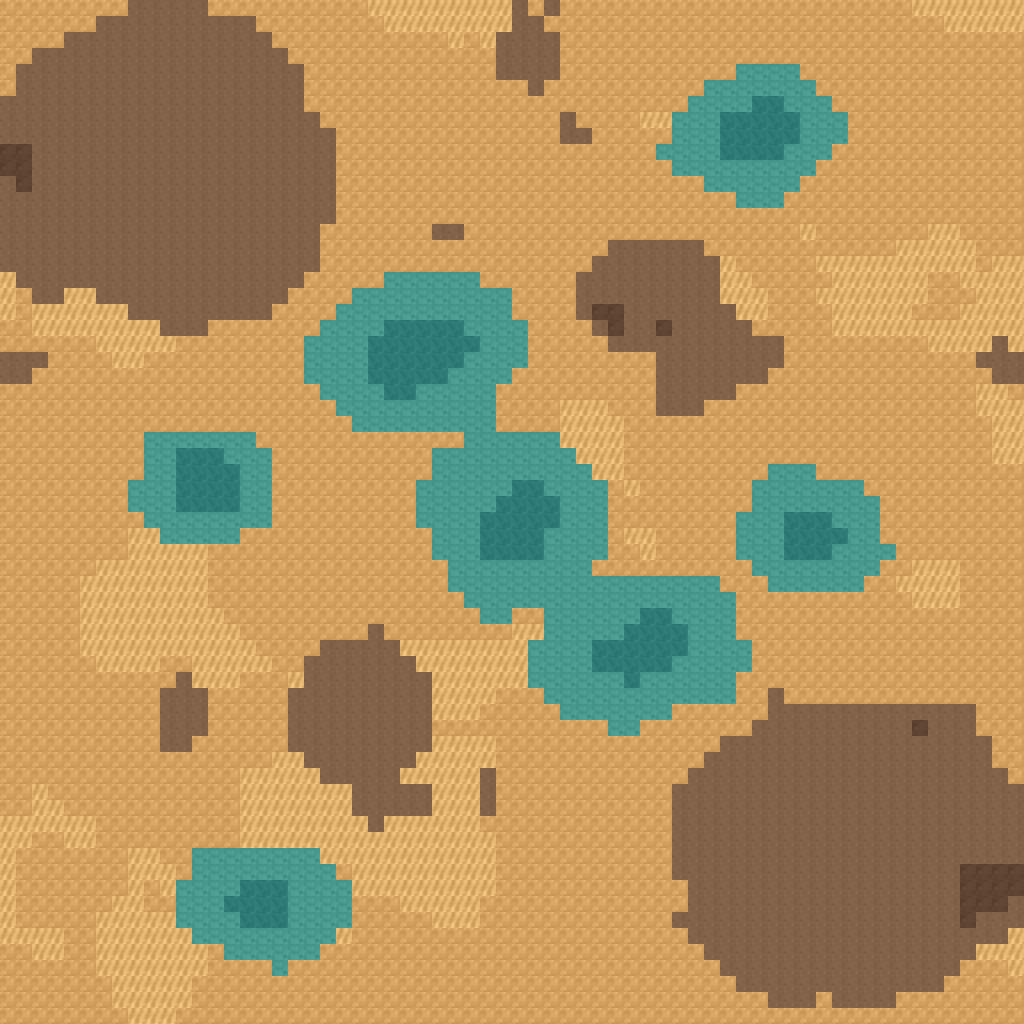

Below is a game level as drawn by its tile map, then a one-line description and the .tmx that defines it (tile-layer data replaced by summaries):
An orthogonal 64x64 tile map with 16x16 px tiles, 1 tile layer (ground) and 14 objects (4x trike, 2x yard, 2x turbine, 2x refinery, 2x harvester, ...).

<map version="1.10" tiledversion="1.10.2" orientation="orthogonal" renderorder="right-down" width="64" height="64" tilewidth="16" tileheight="16" infinite="0" nextlayerid="3" nextobjectid="15">
 <tileset firstgid="1" source="tiles.tsx" />
 <layer id="1" name="ground" width="64" height="64">
  <data>[4096 cells, 4096 non-empty, 6 distinct tile ids]</data>
 </layer>
 <objectgroup id="2" name="things">
  <object id="1" type="yard" x="320" y="0" width="64" height="64">
   <properties>
    <property name="side" value="blue" />
   </properties>
  </object>
  <object id="2" type="turbine" x="160" y="80" width="32" height="32">
   <properties>
    <property name="side" value="blue" />
   </properties>
  </object>
  <object id="3" type="refinery" x="80" y="160" width="64" height="32">
   <properties>
    <property name="side" value="blue" />
   </properties>
  </object>
  <object id="4" type="harvester" x="256" y="224" width="16" height="16">
   <properties>
    <property name="side" value="blue" />
   </properties>
  </object>
  <object id="5" type="tank" x="224" y="112" width="16" height="16">
   <properties>
    <property name="side" value="blue" />
   </properties>
  </object>
  <object id="6" type="trike" x="240" y="144" width="16" height="16">
   <properties>
    <property name="side" value="blue" />
   </properties>
  </object>
  <object id="7" type="trike" x="256" y="144" width="16" height="16">
   <properties>
    <property name="side" value="blue" />
   </properties>
  </object>
  <object id="8" type="yard" x="848" y="832" width="64" height="64">
   <properties>
    <property name="side" value="red" />
   </properties>
  </object>
  <object id="9" type="turbine" x="928" y="832" width="32" height="32">
   <properties>
    <property name="side" value="red" />
   </properties>
  </object>
  <object id="10" type="refinery" x="848" y="912" width="64" height="32">
   <properties>
    <property name="side" value="red" />
   </properties>
  </object>
  <object id="11" type="harvester" x="784" y="800" width="16" height="16">
   <properties>
    <property name="side" value="red" />
   </properties>
  </object>
  <object id="12" type="tank" x="816" y="768" width="16" height="16">
   <properties>
    <property name="side" value="red" />
   </properties>
  </object>
  <object id="13" type="trike" x="784" y="768" width="16" height="16">
   <properties>
    <property name="side" value="red" />
   </properties>
  </object>
  <object id="14" type="trike" x="800" y="752" width="16" height="16">
   <properties>
    <property name="side" value="red" />
   </properties>
  </object>
 </objectgroup>
</map>
